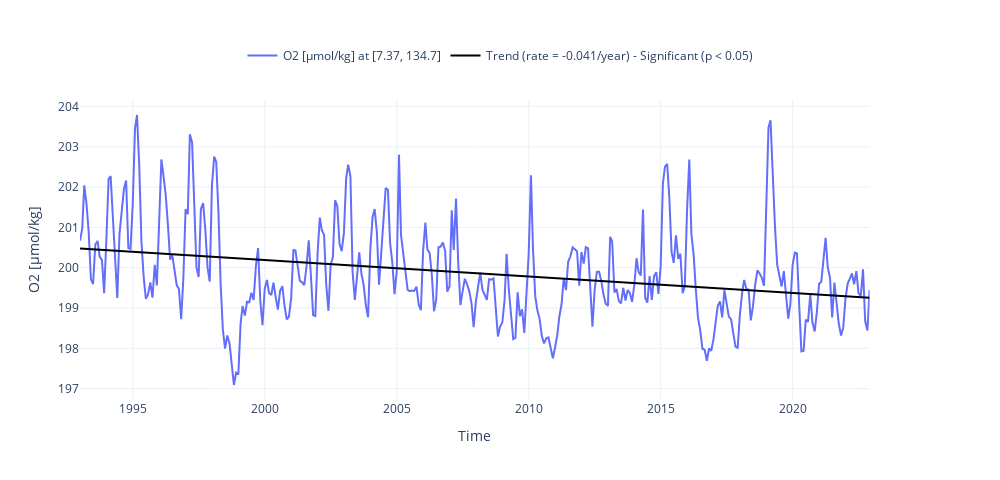

The cell this chart's notebook holds for it:
### Code cell
fig = plot_timeseries_interactive(dict_plot, trendline=True, scatter_dict = None, figsize = (25, 12), label_yaxes = label);

### Figure 1 — Plotly figure (JSON) as saved in the notebook; plotly's stock layout.template omitted (floating-point values rounded to 4 significant figures; data arrays with more than 128 entries replaced by an {"elided": "..."} marker saying what was removed)
{"data": [{"line": {"color": "#636EFA"}, "name": "O2 [µmol/kg] at [7.37, 134.7]", "type": "scatter", "x": {"elided": "360 str values"}, "xaxis": "x", "y": {"elided": "360 float values"}, "yaxis": "y"}, {"line": {"color": "black"}, "mode": "lines", "name": "Trend (rate = -0.041/year) - Significant (p < 0.05)", "showlegend": true, "type": "scatter", "x": {"elided": "360 str values"}, "xaxis": "x", "y": {"elided": "360 float values"}, "yaxis": "y"}], "layout": {"height": 480, "legend": {"font": {"size": 12}, "orientation": "h", "x": 0.5, "xanchor": "center", "y": 1.1, "yanchor": "bottom"}, "title": {"text": " "}, "width": 1000, "xaxis": {"anchor": "y", "domain": [0, 0.94], "title": {"text": "Time"}}, "yaxis": {"anchor": "x", "domain": [0, 1], "title": {"text": "O2 [µmol/kg]"}}, "yaxis2": {"anchor": "x", "overlaying": "y", "side": "right"}}}
